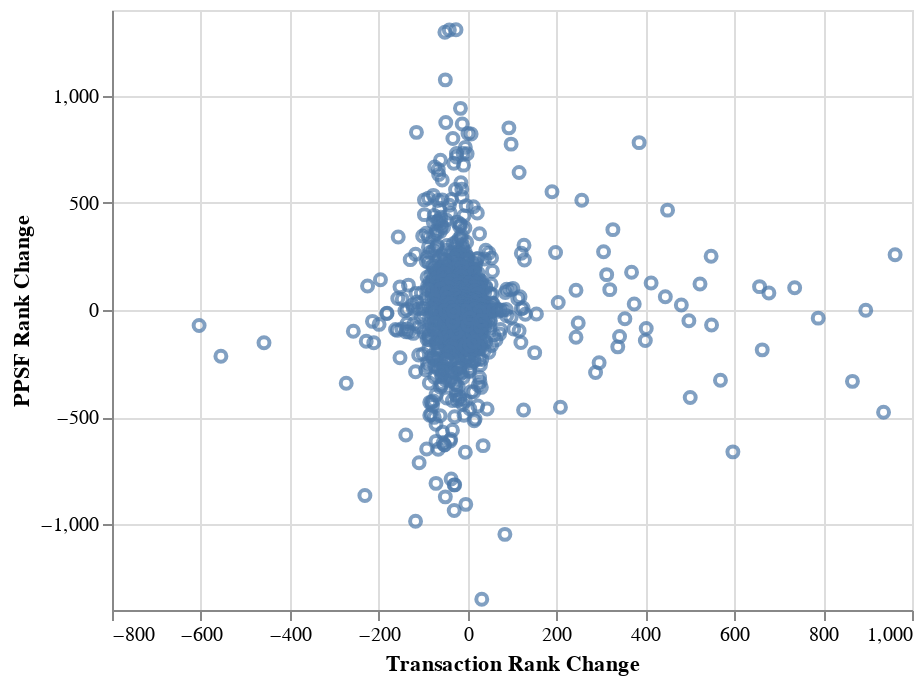

Here is the notebook cell this chart was saved with:
### Code cell
# plotting
alt.Chart(rank_change_comp).mark_point().encode(
    x = 'Transaction Rank Change',
    y = 'PPSF Rank Change'
)

### Figure 1 — Vega-Lite specification as saved in the notebook (floating-point values rounded to 4 significant figures; data arrays with more than 128 entries replaced by an {"elided": "..."} marker saying what was removed)
{"config": {"view": {"continuousWidth": 400, "continuousHeight": 300}}, "data": {"name": "data-23d49cb7d409e80fce9b5847059d5931"}, "mark": "point", "encoding": {"x": {"type": "quantitative", "field": "Transaction Rank Change"}, "y": {"type": "quantitative", "field": "PPSF Rank Change"}}, "$schema": "https://vega.github.io/schema/vega-lite/v4.8.1.json", "datasets": {"data-23d49cb7d409e80fce9b5847059d5931": {"elided": "1360 records"}}}
